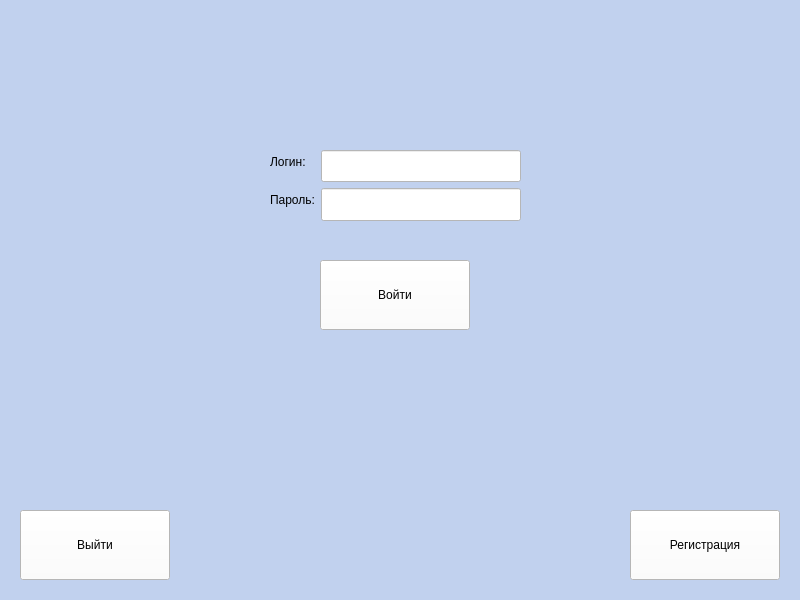
<?xml version="1.0" encoding="UTF-8"?>
<ui version="4.0">
 <class>MainWindow</class>
 <widget class="QMainWindow" name="MainWindow">
  <property name="geometry">
   <rect>
    <x>0</x>
    <y>0</y>
    <width>800</width>
    <height>600</height>
   </rect>
  </property>
  <property name="windowTitle">
   <string>Авторизация</string>
  </property>
  <property name="styleSheet">
   <string notr="true">background-color: rgb(193, 209, 238);</string>
  </property>
  <widget class="QWidget" name="centralwidget">
   <widget class="QWidget" name="formLayoutWidget">
    <property name="geometry">
     <rect>
      <x>270</x>
      <y>150</y>
      <width>251</width>
      <height>71</height>
     </rect>
    </property>
    <layout class="QFormLayout" name="formLayout">
     <item row="0" column="0">
      <widget class="QLabel" name="label">
       <property name="styleSheet">
        <string notr="true">color:rgb(0,0,0);font:18pt &quot;Arial&quot;;</string>
       </property>
       <property name="text">
        <string>Логин:</string>
       </property>
      </widget>
     </item>
     <item row="0" column="1">
      <widget class="QLineEdit" name="lineEdit_login">
       <property name="font">
        <font>
         <family>Arial</family>
         <pointsize>18</pointsize>
        </font>
       </property>
       <property name="styleSheet">
        <string notr="true">background-color:rgb(255,255,255);</string>
       </property>
      </widget>
     </item>
     <item row="1" column="1">
      <widget class="QLineEdit" name="lineEdit_password">
       <property name="font">
        <font>
         <family>Arial</family>
         <pointsize>18</pointsize>
        </font>
       </property>
       <property name="styleSheet">
        <string notr="true">background-color:rgb(255,255,255);</string>
       </property>
       <property name="echoMode">
        <enum>QLineEdit::Password</enum>
       </property>
      </widget>
     </item>
     <item row="1" column="0">
      <widget class="QLabel" name="label_2">
       <property name="styleSheet">
        <string notr="true">color:rgb(0,0,0);font:18pt &quot;Arial&quot;;</string>
       </property>
       <property name="text">
        <string>Пароль:</string>
       </property>
      </widget>
     </item>
    </layout>
   </widget>
   <widget class="QPushButton" name="button_quit">
    <property name="geometry">
     <rect>
      <x>20</x>
      <y>510</y>
      <width>150</width>
      <height>70</height>
     </rect>
    </property>
    <property name="styleSheet">
     <string notr="true">background-color: rgb(255,255,255);color:rgb(0,0,0);font: 18pt &quot;Arial&quot;;</string>
    </property>
    <property name="text">
     <string>Выйти</string>
    </property>
   </widget>
   <widget class="QPushButton" name="button_authorise">
    <property name="geometry">
     <rect>
      <x>320</x>
      <y>260</y>
      <width>150</width>
      <height>70</height>
     </rect>
    </property>
    <property name="styleSheet">
     <string notr="true">background-color: rgb(255,255,255);color:rgb(0,0,0);font: 18pt &quot;Arial&quot;;</string>
    </property>
    <property name="text">
     <string>Войти</string>
    </property>
   </widget>
   <widget class="QPushButton" name="button_register">
    <property name="geometry">
     <rect>
      <x>630</x>
      <y>510</y>
      <width>150</width>
      <height>70</height>
     </rect>
    </property>
    <property name="styleSheet">
     <string notr="true">background-color: rgb(255,255,255);color:rgb(0,0,0);font: 18pt &quot;Arial&quot;;</string>
    </property>
    <property name="text">
     <string>Регистрация</string>
    </property>
   </widget>
  </widget>
 </widget>
 <resources/>
 <connections/>
</ui>
